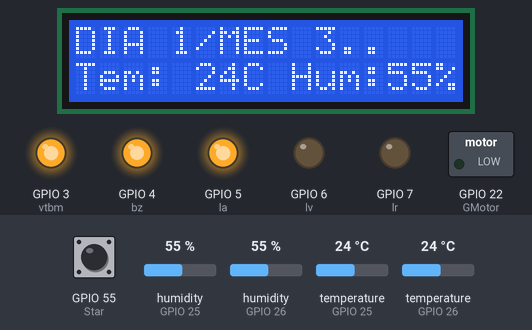
This sketch was run on a simulated ESP32. Shown: 16×2 character LCD, switched loads named in the sketch (green lamp = pin HIGH), output pins drawn as LEDs (lit = HIGH). The test bench sets the inputs (shaded band); at power-on: humidity (sensors on GPIO 25, GPIO 26) 55 %, temperature (sensors on GPIO 25, GPIO 26) 24 °C, GPIO 55 (Star) HIGH. The local clock reads 2024-03-15 10:24:30 at power-on unless the sketch sets it.

Above: at 2.8 s.
2.9 s: humidity (sensor on GPIO 25) set to 22 %
At 7.6 s:
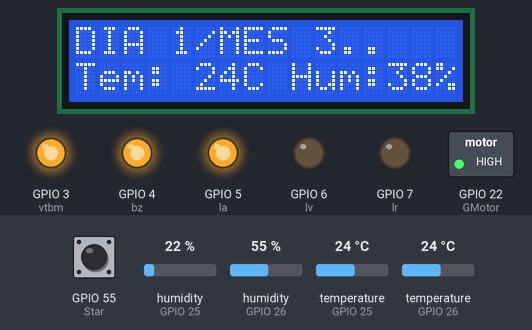
8.2 s: humidity (sensor on GPIO 26) set to 22 %
At 10.5 s:
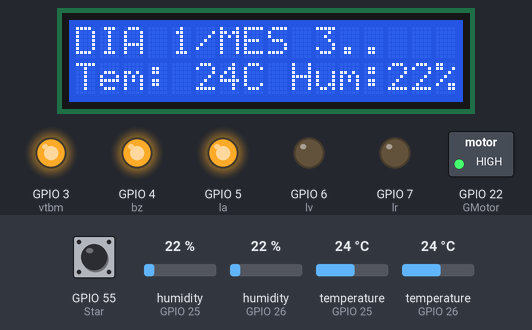
13.3 s: temperature (sensor on GPIO 25) set to 12 °C
At 14.1 s:
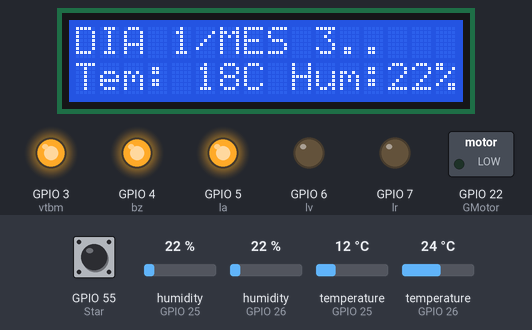
18.3 s: temperature (sensor on GPIO 26) set to 12 °C
At 21.2 s:
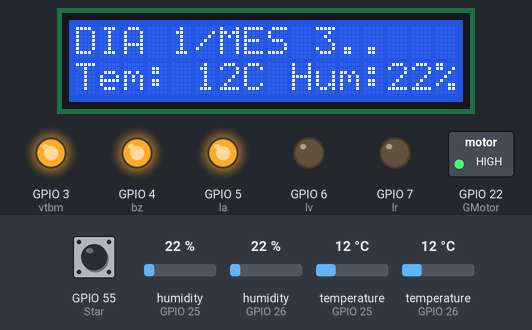
23.3 s: humidity (sensor on GPIO 25) set to 40 %
At 26.9 s:
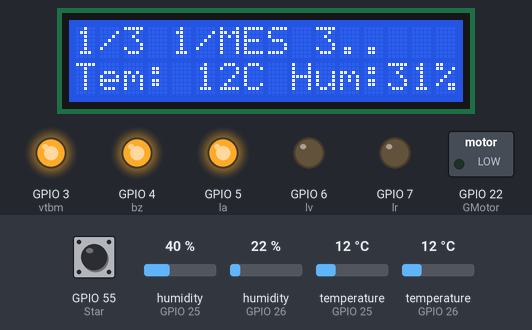
27.2 s: humidity (sensor on GPIO 26) set to 40 %
At 28.3 s:
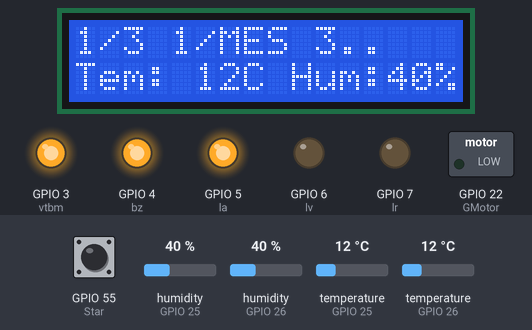
Timing chart, 0 to 30.2 s (numbered marks = the images above; inputs shaded):
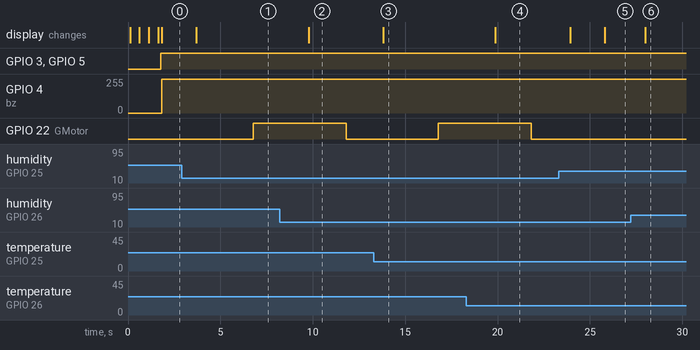

The sketch:

IncubadoraMegaV2.ino
```cpp
#include <DHT.h>                     //librerias del sensor
#include <DHT_U.h>                   //librerias del sensor
#include <LiquidCrystal.h>           //libreria de la LCD
#include <Wire.h>                    //libreria para la comunicacion I2C (integrados, datos, reloj)
#include "Sodaq_DS3231.h"            //libreria del reloj

//Pines de la lcd 16X2
   int rs = 13;
   int en = 12;
   int d4 = 11;
   int d5 = 10;
   int d6 = 9;
   int d7 = 8;
   LiquidCrystal lcd(rs, en, d4, d5, d6, d7); //as

//reloj
   char DiaSemana[][4] = {"Dom", "Lun", "Mar", "Mie", "Jue", "Vie", "Sab"};
   DateTime dt(2021, 3, 1, 17, 42, 0, 1);  //esta linea solo se ejecuta una vez

//Variables donde se contrala los timpos de cada proceso
   unsigned long TiempoEstados = 0;           //tiempo de o-18 y de 18-21
   unsigned long Tiempo = 0;                  //tiempo base
   unsigned long TiempoGiroH = 0;             //tiempo giro de los huevos
   unsigned long TiempoCambioD = 0;           //tiempo de los dias (este cariable de tiempo es provicional, es implementado solo para ver mejor la simulacion)
   int Vandera0 = 0;                          //Variable para tener un mejor control del giro del motor
   int estado = 0;

//Pines de salida
   int lr = 7;       //Pin 7-Led rojo
   int lv = 6;       //Pin 6-Led verde
   int la = 5;       //Pin 5-Led amarillo
   int bz = 4;       //Pin 4-Buzzer
   int vtbm = 3;     //Pin 3-VentiladoBombillo
   int GMotor = 22;  //Pin 22-Motor
   int Star = 55;    //Pin 55-Inicio del programa
   int sen1 = 25;    //Pin 25-Sensor 1
   int sen2 = 26;    //Pin 26-Sensor 2

//Variables y declaracions para los sensores
   float temsen1;            //Variable de Temperatura sensor 1
   float humsen1;            //Variable de Humedad sensor 1
   DHT dht1 (sen1, DHT11);   //Establecemos que tipo de sensor es (DTH11)

   float temsen2;            //Variable de Temperatura sensor 1
   float humsen2;            //Variable de Humedad sensor 1
   DHT dht2 (sen2, DHT11);   //Establecemos que tipo de sensor es (DTH11)

   int TEMPERATURA;
   int HUMEDAD;

   const float tem39 = 39;  //la temperatura max de 0-18dias
   const float tem38 = 38;  //la temperatura min de 0-18dias
   const float tem35 = 35;  //la temperatura max de 18-21dias
   const float tem34 = 34;  //la temperatura min de 18-21dias


void setup(){

   dht1.begin();           //Iniciamos el sensor 1
   dht2.begin();           //Iniciamos el sensor 2
   rtc.begin();            //Iniciamos el controlador de timpo
   Wire.begin();           //Iniciamos la comunicacion I2C
   lcd.begin(16, 2);       //Declaramos que tipo de LCD es
   Serial.begin(9600);     //Iniciamos el puerto serial para ver errores
   rtc.setDateTime(dt);    //Iniciamos el reloj

//Empeazoamso a correr los timepos
   TiempoEstados = millis();
   TiempoGiroH = millis();
   TiempoCambioD = millis();

//Establecemos el sentido de los pines
   pinMode(lr,OUTPUT);
   pinMode(lv,OUTPUT);
   pinMode(la,OUTPUT);
   pinMode(bz,OUTPUT);
   pinMode(vtbm,OUTPUT);
   pinMode(GMotor,OUTPUT);

   pinMode(Star,INPUT);
   pinMode(sen1,INPUT);
   pinMode(sen2,INPUT);

//Mensaje de bienvenida
   mensaje1();
   //incubadora programada con arduino, proyecto de grado
   //Luis carlos, Critian torres

}

void loop(){

   DateTime now = rtc.now();
   temsen1 = dht1.readTemperature();
   humsen1 = dht1.readHumidity();
   temsen2 = dht2.readTemperature();
   humsen2 = dht2.readHumidity();
   TEMPERATURA = ((temsen1+temsen2)/2);
   HUMEDAD = ((humsen1+humsen2)/2);
   Tiempo = millis();

   switch (estado){
   case 0:
   if((digitalRead(Star)==LOW)){
      estado = 0;
   }
   if((digitalRead(Star)==HIGH)){
      lcd.clear();
      delay(100);
      estado = 1;
   }
      lcd.setCursor(0,0);
      lcd.print("ESPERANDO....");
      TiempoEstados = millis();
      TiempoGiroH = millis();

      break;

//Primero 18 dias
   case 1:
   if((Star==HIGH)&&(Tiempo <= (TiempoEstados + 24000))){  //   1555200seg = 18dias  SE MANTIENE EL CICLO DE 0-18DIAS
      estado = 1;
   }
   if(Tiempo > (TiempoEstados + 24000)){    /// CMBIA AL CICLO DE 18-21DIAS
      estado = 2;
   }


      lcd.setCursor(0,0);
      lcd.print("DIA ");
      lcd.print(now.date() );
      lcd.print('/');
      lcd.print("MES ");
      lcd.print(now.month() );
      lcd.setCursor(0,1);
      lcd.print("Tem: ");
      lcd.print(TEMPERATURA);
      lcd.print("C");
      lcd.print(" ");
      lcd.print("Hum:");
      lcd.print(HUMEDAD);
      lcd.print("%");

   if(TEMPERATURA>tem39){
      digitalWrite(lr,HIGH);
      digitalWrite(lv,LOW);
      digitalWrite(la,LOW);
      digitalWrite(bz,HIGH);
      digitalWrite(vtbm,LOW);
   }
   else if (TEMPERATURA<tem39){
      digitalWrite(lr,LOW);
      digitalWrite(bz,LOW);
   }

   if((TEMPERATURA>=tem35)&&(TEMPERATURA<=tem39)){          //verde
      digitalWrite(lr,LOW);
      digitalWrite(lv,HIGH);
      digitalWrite(la,LOW);
      digitalWrite(bz,LOW);
      digitalWrite(vtbm,HIGH);
   }

   if(TEMPERATURA<tem35){                          //amarillo
      digitalWrite(lr,LOW);
      digitalWrite(lv,LOW);
      digitalWrite(la,HIGH);
      digitalWrite(bz,HIGH);
      digitalWrite(vtbm,HIGH);
   }
   else if (TEMPERATURA>tem35){
      digitalWrite(la,LOW);
      digitalWrite(bz,LOW);
   }


   if((Vandera0==0)&&(Tiempo <= (TiempoGiroH + 5000))){
      digitalWrite(GMotor,LOW);
   }
   else if((Vandera0==0)&&(Tiempo > (TiempoGiroH + 5000))){
      TiempoGiroH = millis();
      Vandera0=1;
   }
   if((Vandera0==1)&&(Tiempo <= (TiempoGiroH + 5000))){
      digitalWrite(GMotor,HIGH);
   }
   else if((Vandera0==1)&&(Tiempo > (TiempoGiroH + 5000))){
      TiempoGiroH = millis();
      Vandera0=0;
   }
      break;

   case 2:
   if((Star==HIGH)&&(Tiempo <= (TiempoEstados + 44000))){     // = 1min
      estado = 2;
   }

      lcd.setCursor(0,0);
      lcd.print(now.date() );
      lcd.print('/');
      lcd.print(now.month() );
      lcd.setCursor(0,1);
      lcd.print("Tem: ");
      lcd.print(TEMPERATURA);
      lcd.print("C");
      lcd.print(" ");
      lcd.print("Hum:");
      lcd.print(HUMEDAD);
      lcd.print("%");

   if(TEMPERATURA>tem38){                           //rojo
      digitalWrite(lr,HIGH);
      digitalWrite(lv,LOW);
      digitalWrite(la,LOW);
      digitalWrite(vtbm,LOW);
   }
   else if(TEMPERATURA<tem38){
      digitalWrite(lr,LOW);

        }
   if((TEMPERATURA>=tem34)&&(TEMPERATURA<=tem38)){          //verde
      digitalWrite(lr,LOW);
      digitalWrite(lv,HIGH);
      digitalWrite(la,LOW);
      digitalWrite(vtbm,HIGH);
   }
   if(TEMPERATURA<tem34){                          //amarillo
      digitalWrite(lr,LOW);
      digitalWrite(lv,LOW);
      digitalWrite(la,HIGH);
      digitalWrite(vtbm,HIGH);
   }
   else if (TEMPERATURA>tem34){
   digitalWrite(la,LOW);
   }

   }

}
void mensaje1(){
   lcd.setCursor(1,0);
   lcd.print("INCUBADORA");
   delay(50);
   lcd.setCursor(1,1);
   lcd.print("CON ARDUINO");
   delay(500);
   lcd.clear();
   lcd.setCursor(1,0);
   lcd.print("REALIZADO POR");
   lcd.setCursor(0,1);
   lcd.print("CRISTIAN DANIEL");
   delay(500);
   lcd.clear();
   lcd.setCursor(1,0);
   lcd.print("RELIZADO POR");
   lcd.setCursor(0,1);
   lcd.print("LUIS CARLOS");
   delay(500);
   lcd.clear();
  }
```

Measured:
- after the input at 2.9 s, the display: changes after 0.80 s (image 1)
- after the input at 8.2 s, the display: changes after 1.6 s (image 2)
- after the input at 13.3 s, the display: changes after 0.52 s (image 3)
- after the input at 18.3 s, the display: changes after 1.6 s (image 4)
- after the input at 23.3 s, the display: first changes after 0.63 s (image 5 shows a later state)
- after the input at 27.2 s, the display: changes after 0.78 s (image 6)
